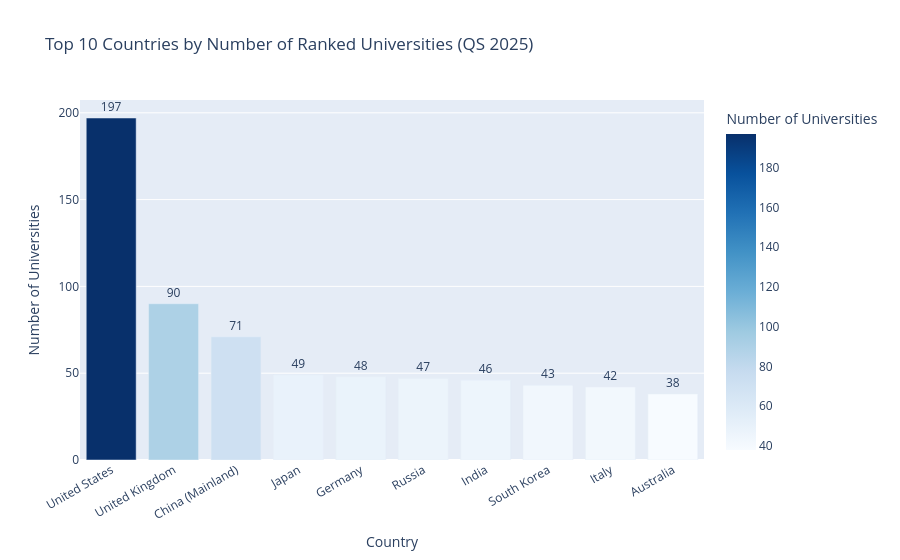

Here is the notebook cell this chart was saved with:
### Code cell
fig = px.bar(
    top10_countries,
    x='Country', y='University_Count',
    color='University_Count',
    color_continuous_scale='Blues',
    title='Top 10 Countries by Number of Ranked Universities (QS 2025)',
    labels={'University_Count': 'Number of Universities'},
    text='University_Count'
)
fig.update_traces(textposition='outside')
fig.update_layout(xaxis_tickangle=-30)
fig.show()

### Figure 1 — Plotly figure (JSON) as saved in the notebook; plotly's stock layout.template omitted (floating-point values rounded to 4 significant figures)
{"data": [{"hovertemplate": "Country=%{x}<br>Number of Universities=%{marker.color}<extra></extra>", "legendgroup": "", "marker": {"color": [197, 90, 71, 49, 48, 47, 46, 43, 42, 38], "coloraxis": "coloraxis", "pattern": {"shape": ""}}, "name": "", "orientation": "v", "showlegend": false, "text": [197.0, 90.0, 71.0, 49.0, 48.0, 47.0, 46.0, 43.0, 42.0, 38.0], "textposition": "outside", "type": "bar", "x": ["United States", "United Kingdom", "China (Mainland)", "Japan", "Germany", "Russia", "India", "South Korea", "Italy", "Australia"], "xaxis": "x", "y": [197, 90, 71, 49, 48, 47, 46, 43, 42, 38], "yaxis": "y"}], "layout": {"barmode": "relative", "coloraxis": {"colorbar": {"title": {"text": "Number of Universities"}}, "colorscale": [[0, "rgb(247,251,255)"], [0.125, "rgb(222,235,247)"], [0.25, "rgb(198,219,239)"], [0.375, "rgb(158,202,225)"], [0.5, "rgb(107,174,214)"], [0.625, "rgb(66,146,198)"], [0.75, "rgb(33,113,181)"], [0.875, "rgb(8,81,156)"], [1, "rgb(8,48,107)"]]}, "legend": {"tracegroupgap": 0}, "title": {"text": "Top 10 Countries by Number of Ranked Universities (QS 2025)"}, "xaxis": {"anchor": "y", "domain": [0, 1], "tickangle": -30, "title": {"text": "Country"}}, "yaxis": {"anchor": "x", "domain": [0, 1], "title": {"text": "Number of Universities"}}}}
